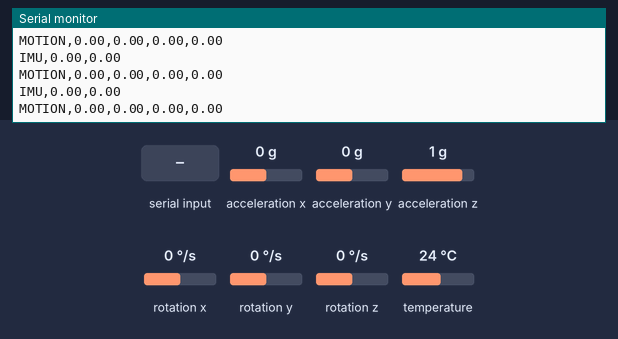
Recording of a sketch running on a simulated ESP32. On the bench: the last lines printed to the serial monitor. Inputs (shaded band) come from the test bench; at power-on: acceleration x 0 g, acceleration y 0 g, acceleration z 1 g, rotation z 0 °/s, rotation x 0 °/s, rotation y 0 °/s, temperature 24 °C.

Above: at 1.8 s.
1.9 s: "C" received over Serial
3.4 s: acceleration x set to -1.4 g
At 4.5 s:
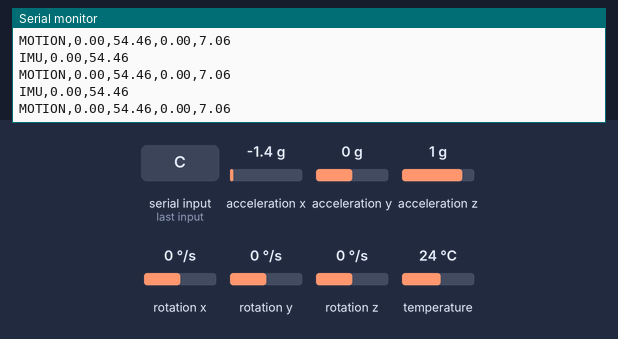
4.9 s: acceleration y set to -1.4 g
At 6.0 s:
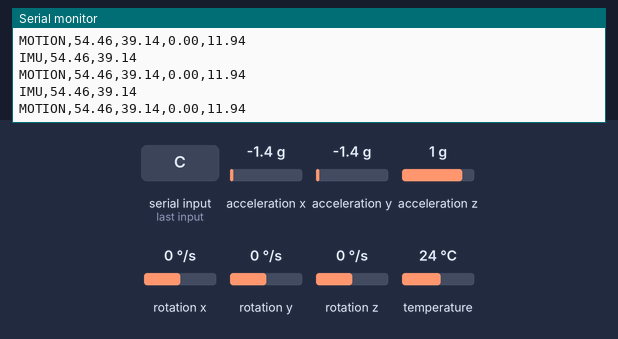
6.4 s: acceleration z set to -1.4 g
At 7.1 s:
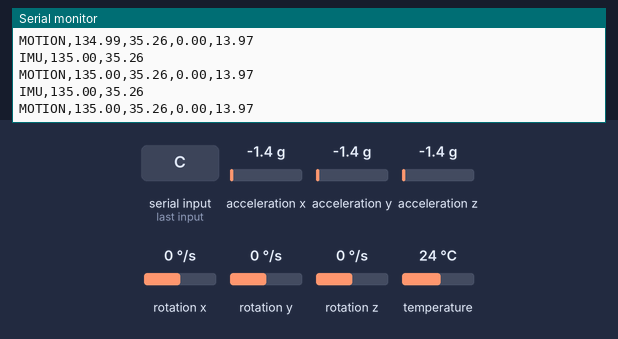
7.9 s: "c" received over Serial
9.4 s: rotation z set to -192 °/s
At 10.5 s:
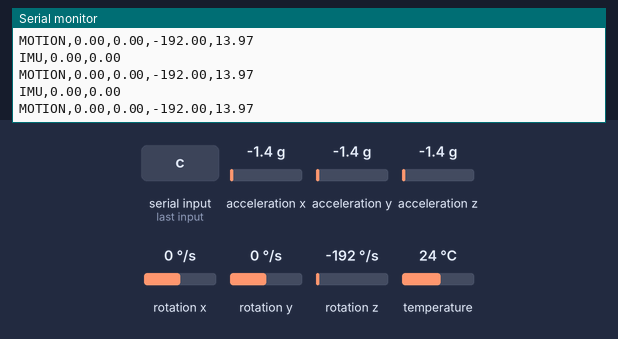
Timing chart, 0 to 11.9 s (numbered marks = the images above; inputs shaded):
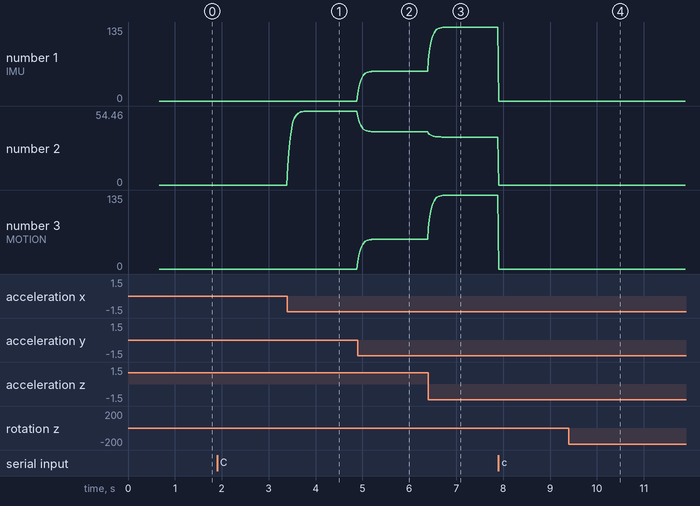

The sketch:

esp32-Aircraft-City-MPU6050.ino
```cpp
#include <Wire.h>
#include <Adafruit_MPU6050.h>
#include <Adafruit_Sensor.h>

// ESP32 DevKit I2C pins. Change these for another board if needed.
constexpr int SDA_PIN = 21;
constexpr int SCL_PIN = 22;
constexpr unsigned long SAMPLE_MS = 20;  // 50 updates per second
constexpr float ROLL_DIRECTION = -1.0f;  // Flip left/right steering

Adafruit_MPU6050 mpu;
float filteredRoll = 0.0f;
float filteredPitch = 0.0f;
float centerRoll = 0.0f;
float centerPitch = 0.0f;
float yawRate = 0.0f;
float yawBias = 0.0f;
float shock = 0.0f;
unsigned long lastSample = 0;
bool initialized = false;

void sampleTilt() {
  sensors_event_t accel, gyro, temperature;
  mpu.getEvent(&accel, &gyro, &temperature);

  const float ax = accel.acceleration.x;
  const float ay = accel.acceleration.y;
  const float az = accel.acceleration.z;
  const float magnitude = sqrtf(ax * ax + ay * ay + az * az);
  shock = fabsf(magnitude - 9.81f);
  yawRate = gyro.gyro.z * 180.0f / PI;
  const float roll = atan2f(ay, az) * 180.0f / PI;
  const float pitch = atan2f(-ax, sqrtf(ay * ay + az * az)) * 180.0f / PI;

  if (!initialized) {
    filteredRoll = roll;
    filteredPitch = pitch;
    initialized = true;
  } else {
    // Smooth hand jitter without adding much control lag.
    filteredRoll += 0.25f * (roll - filteredRoll);
    filteredPitch += 0.25f * (pitch - filteredPitch);
  }
}

void setup() {
  Serial.begin(115200);
  Wire.begin(SDA_PIN, SCL_PIN);
  Wire.setClock(400000);

  if (!mpu.begin()) {
    Serial.println("ERROR,MPU6050 not found; check 3.3V/GND/SDA/SCL");
    while (true) delay(1000);
  }

  mpu.setAccelerometerRange(MPU6050_RANGE_4_G);
  mpu.setGyroRange(MPU6050_RANGE_500_DEG);
  mpu.setFilterBandwidth(MPU6050_BAND_21_HZ);

  // Hold the controller in its neutral position while it powers up.
  float yawSum = 0.0f;
  for (int i = 0; i < 30; ++i) {
    sampleTilt();
    yawSum += yawRate;
    delay(20);
  }
  centerRoll = filteredRoll;
  centerPitch = filteredPitch;
  yawBias = yawSum / 30.0f;
  Serial.println("READY,MPU6050");
}

void loop() {
  while (Serial.available()) {
    const char command = Serial.read();
    if (command == 'C' || command == 'c') {
      centerRoll = filteredRoll;
      centerPitch = filteredPitch;
      yawBias = yawRate;
      Serial.println("CENTERED");
    }
  }

  const unsigned long now = millis();
  if (now - lastSample < SAMPLE_MS) return;
  lastSample = now;
  sampleTilt();

  const float rollDelta = ROLL_DIRECTION * (filteredRoll - centerRoll);
  const float pitchDelta = filteredPitch - centerPitch;

  // Legacy packet keeps Skyline Flight, Orbital Salvage, and Neon City Escape working.
  Serial.print("IMU,");
  Serial.print(rollDelta, 2);
  Serial.print(',');
  Serial.println(pitchDelta, 2);

  // Full motion packet: tilt, twist rate (degrees/s), and shake strength (m/s^2).
  Serial.print("MOTION,");
  Serial.print(rollDelta, 2);
  Serial.print(',');
  Serial.print(pitchDelta, 2);
  Serial.print(',');
  Serial.print(yawRate - yawBias, 2);
  Serial.print(',');
  Serial.println(shock, 2);
}
```

Measured:
- after the input at 3.4 s, the serial monitor: prints a new line at once (image 1)
- after the input at 4.9 s, the serial monitor: prints a new line at once (image 2)
- after the input at 9.4 s, the serial monitor: prints a new line at once (image 4)
- plotted number 2: 0 → 54.46 after the input at 3.4 s, 54.46 → 39.14 after the input at 4.9 s
